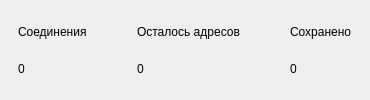
              <widget class="QWidget" name="metrics">
               <layout class="QHBoxLayout" name="metricsLayout">
                <property name="leftMargin">
                 <number>0</number>
                </property>
                <property name="topMargin">
                 <number>0</number>
                </property>
                <property name="rightMargin">
                 <number>0</number>
                </property>
                <property name="bottomMargin">
                 <number>0</number>
                </property>
                <property name="spacing">
                 <number>14</number>
                </property>
                <item>
                 <widget class="QFrame" name="connectionsCard">
                  <property name="role" stdset="0">
                   <string notr="true">card</string>
                  </property>
                  <layout class="QVBoxLayout" name="connectionsLayout">
                   <property name="leftMargin">
                    <number>18</number>
                   </property>
                   <property name="topMargin">
                    <number>18</number>
                   </property>
                   <property name="rightMargin">
                    <number>18</number>
                   </property>
                   <property name="bottomMargin">
                    <number>18</number>
                   </property>
                   <property name="spacing">
                    <number>10</number>
                   </property>
                   <item>
                    <widget class="QLabel" name="connectionsCaption">
                     <property name="text">
                      <string>Соединения</string>
                     </property>
                     <property name="role" stdset="0">
                      <string notr="true">muted</string>
                     </property>
                    </widget>
                   </item>
                   <item>
                    <widget class="QLabel" name="labelRunningThreads">
                     <property name="text">
                      <string>0</string>
                     </property>
                     <property name="role" stdset="0">
                      <string notr="true">metric</string>
                     </property>
                    </widget>
                   </item>
                  </layout>
                 </widget>
                </item>
                <item>
                 <widget class="QFrame" name="pendingCard">
                  <property name="role" stdset="0">
                   <string notr="true">card</string>
                  </property>
                  <layout class="QVBoxLayout" name="pendingLayout">
                   <property name="leftMargin">
                    <number>18</number>
                   </property>
                   <property name="topMargin">
                    <number>18</number>
                   </property>
                   <property name="rightMargin">
                    <number>18</number>
                   </property>
                   <property name="bottomMargin">
                    <number>18</number>
                   </property>
                   <property name="spacing">
                    <number>10</number>
                   </property>
                   <item>
                    <widget class="QLabel" name="pendingCaption">
                     <property name="text">
                      <string>Осталось адресов</string>
                     </property>
                     <property name="role" stdset="0">
                      <string notr="true">muted</string>
                     </property>
                    </widget>
                   </item>
                   <item>
                    <widget class="QLabel" name="labelPendingTargets">
                     <property name="text">
                      <string>0</string>
                     </property>
                     <property name="role" stdset="0">
                      <string notr="true">metric</string>
                     </property>
                    </widget>
                   </item>
                  </layout>
                 </widget>
                </item>
                <item>
                 <widget class="QFrame" name="savedCard">
                  <property name="role" stdset="0">
                   <string notr="true">card</string>
                  </property>
                  <layout class="QVBoxLayout" name="savedLayout">
                   <property name="leftMargin">
                    <number>18</number>
                   </property>
                   <property name="topMargin">
                    <number>18</number>
                   </property>
                   <property name="rightMargin">
                    <number>18</number>
                   </property>
                   <property name="bottomMargin">
                    <number>18</number>
                   </property>
                   <property name="spacing">
                    <number>10</number>
                   </property>
                   <item>
                    <widget class="QLabel" name="savedCaption">
                     <property name="text">
                      <string>Сохранено</string>
                     </property>
                     <property name="role" stdset="0">
                      <string notr="true">muted</string>
                     </property>
                    </widget>
                   </item>
                   <item>
                    <widget class="QLabel" name="labelSavedValue">
                     <property name="text">
                      <string>0</string>
                     </property>
                     <property name="role" stdset="0">
                      <string notr="true">metric</string>
                     </property>
                    </widget>
                   </item>
                  </layout>
                 </widget>
                </item>
               </layout>
              </widget>
